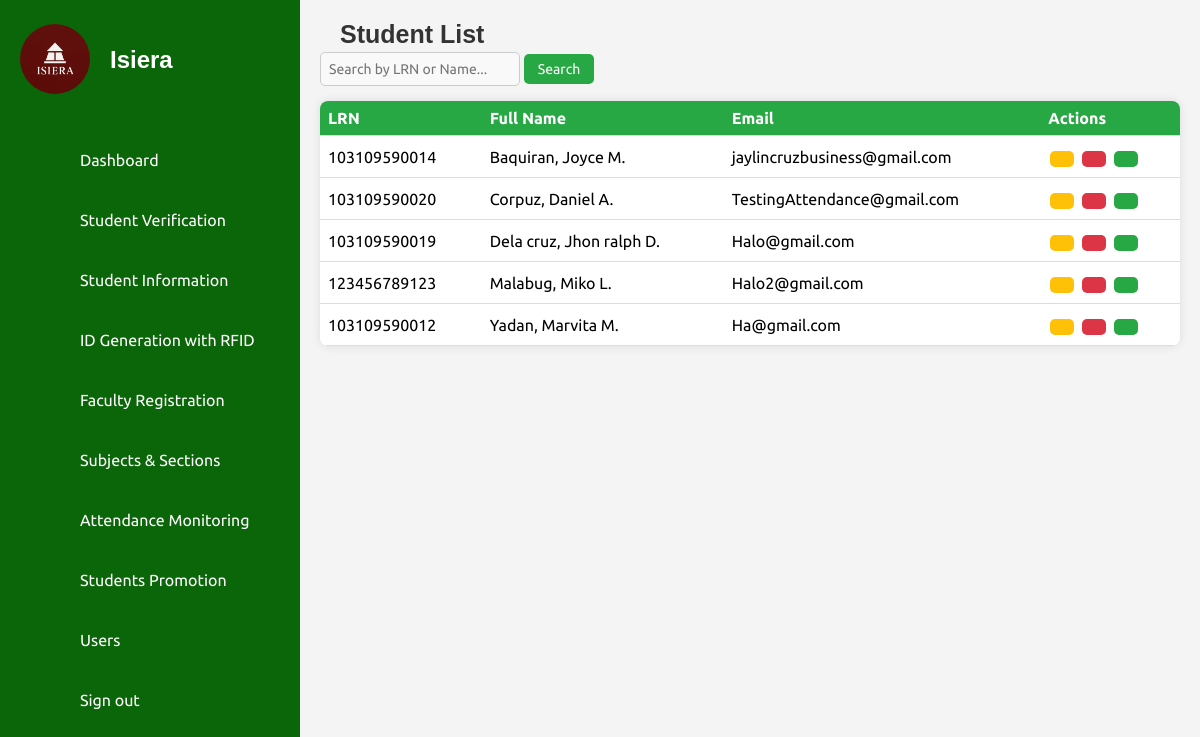
The page /isiera/details_student.php (signed in) on the database its author committed.
### tables this page shows
CREATE TABLE `students` (
  `id` int(11) NOT NULL,
  `first_name` varchar(50) NOT NULL,
  `middle_name` varchar(50) DEFAULT NULL,
  `last_name` varchar(50) NOT NULL,
  `lrn` varchar(12) NOT NULL,
  `date_of_birth` date NOT NULL,
  `gender` enum('Male','Female') NOT NULL,
  `citizenship` varchar(50) NOT NULL,
  `address` text NOT NULL,
  `contact_number` varchar(15) NOT NULL,
  `email` varchar(100) NOT NULL,
  `guardian_name` varchar(100) NOT NULL,
  `guardian_contact` varchar(15) NOT NULL,
  `guardian_address` varchar(250) NOT NULL,
  `guardian_relationship` varchar(50) NOT NULL,
  `elementary_school` varchar(100) NOT NULL,
  `year_graduated` year(4) NOT NULL,
  `birth_certificate` varchar(255) NOT NULL,
  `id_photo` varchar(255) NOT NULL,
  `good_moral` varchar(255) DEFAULT NULL,
  `student_signature` varchar(255) NOT NULL,
  `section` varchar(50) DEFAULT NULL,
  `school_year` varchar(9) NOT NULL,
  `grade_level` varchar(20) DEFAULT NULL,
  `student_type` enum('Regular Student','STI Student') DEFAULT NULL,
  `verified_at` timestamp NOT NULL DEFAULT current_timestamp(),
  `created_at` timestamp NOT NULL DEFAULT current_timestamp(),
  `rfid` varchar(50) DEFAULT NULL,
  `mobile_verified` tinyint(1) DEFAULT 0
);

### isiera/details_student.php (the view, shortened to what this page needs)
<?php
include('db_connection.php');
$query = "SELECT lrn,
    CONCAT(
        UPPER(LEFT(last_name, 1)), LOWER(SUBSTRING(last_name, 2)), ', ',
        UPPER(LEFT(first_name, 1)), LOWER(SUBSTRING(first_name, 2)), ' ',
        UPPER(LEFT(middle_name, 1)), '.'
    ) AS fullname,
    email, student_type
    FROM students
    WHERE 1=1";
$query .= " ORDER BY last_name ASC, first_name ASC, middle_name ASC";
$result = mysqli_query($conn, $query);
$students = [];
if (mysqli_num_rows($result) > 0) {
    $students = mysqli_fetch_all($result, MYSQLI_ASSOC);
}
?>
<!DOCTYPE html>
<html lang="en">
<head>
    <link rel="stylesheet" href="assets/css/style.css">
    <link rel="stylesheet" href="assets/css/profile.css">
</head>
<body>
<?php include('sidebar.php'); ?>
<div class="main-content">
    <h2>Student List</h2>
    <div class="search-container">
        <div class="left-search">
            <form id="searchForm" onsubmit="return handleSearch(event)">
                <input type="text" id="searchInput" placeholder="Search by LRN or Name...">
                <button type="submit">Search</button>
            </form>
        </div>
    </div>
    <table class="student-table" id="studentTable">
        <thead>
            <tr>
                <th>LRN</th>
                <th>Full Name</th>
                <th>Email</th>
                <th class="actions-header" style="position: relative;">
                    <div class="header-content">
                        <span>Actions</span>
                    </div>
                </th>
            </tr>
        </thead>
        <tbody id="studentTableBody">
            <?php if (!empty($students)): ?>
                <?php foreach ($students as $student): ?>
                    <tr data-type="<?= strtolower($student['student_type']) ?>">
                        <td><?= $student['lrn'] ?></td>
                        <td><?= $student['fullname'] ?></td>
                        <td><?= $student['email'] ?></td>
                        <td>
                            <button class='edit' title="Edit" onclick='showStudentModal("<?= $student['lrn'] ?>", "edit")'>
                            </button>
                            <button class='archive' title="Archive" onclick='archiveStudent("<?= $student['lrn'] ?>")'>
                            </button>
                            <button class='view' title="View" onclick='showStudentModal("<?= $student['lrn'] ?>", "view")'>
                            </button>
                        </td>
                    </tr>
                <?php endforeach; ?>
            <?php else: ?>
                <tr id="noDataRow"><td colspan="4">No data available.</td></tr>
            <?php endif; ?>
        </tbody>
    </table>
</div>
</body>
</html>

### isiera/assets/css/style.css (style rules this page uses)
* { font-family: 'Ubuntu', sans-serif; margin: 0; padding: 0; box-sizing: border-box; }
:root { --green: #0b6609; --white: #fff; --gray: #f5f5f5; --black1: #222; --black2: #999; }
body { min-height: 100vh; overflow-x: hidden; }
.main-content { margin-left: 300px; padding: 20px; background-color: #f4f4f4; min-height: 100vh; overflow-x: hidden; width: calc(100% - 300px); }
.main-content h2 { text-align: left; margin-left: 20px; font-family: 'Arial', sans-serif; font-weight: 600; color: #333; font-size: 25px; }
.search-container { display: flex; justify-content: space-between; align-items: flex-start; margin-bottom: 15px; flex-wrap: wrap; gap: 5px; }
.search-container input { width: 200px; padding: 8px; border: 1px solid #ccc; border-radius: 5px; font-size: 14px; }
.search-container button { padding: 7px 14px; background-color: #28a745; color: white; border: none; border-radius: 5px; cursor: pointer; font-size: 14px; }
.left-search { display: flex; gap: 10px; }
.student-table { width: 100%; border-collapse: collapse; background: white; border-radius: 8px; overflow: hidden; box-shadow: 0 0 10px rgba(0, 0, 0, 0.1); }
.student-table td { text-align: center; vertical-align: middle; padding: 10px; }
.student-table td button { display: inline-flex; padding: 8px 12px; margin: 2px; border: none; border-radius: 5px; font-size: 10px; cursor: pointer; transition: 0.3s; }
.student-table th, .student-table td { padding: 8px; text-align: left; border-bottom: 1px solid #ddd; }
.student-table th { background-color: #28a745; color: white; }
.edit { background-color: #ffc107 !important; color: black !important; }
.archive { background-color: #dc3545 !important; color: white !important; }
.view { background-color: #28a745 !important; color: white !important; }
.actions-header .header-content { display: flex; justify-content: space-between; align-items: center; width: 100%; }

### isiera/assets/css/profile.css (style rules this page uses)
input, select { padding: 10px; margin-top: 3px; border: 1px solid #bbb; border-radius: 5px; width: 100%; font-size: 14px; background-color: #f9f9f9; box-sizing: border-box; }

### rows shown on the page
students: lrn "103109590014", fullname "Baquiran, Joyce M.", email "jaylincruzbusiness@gmail.com"
students: lrn "103109590020", fullname "Corpuz, Daniel A.", email "TestingAttendance@gmail.com"
students: lrn "103109590019", fullname "Dela cruz, Jhon ralph D.", email "Halo@gmail.com"
students: lrn "123456789123", fullname "Malabug, Miko L.", email "Halo2@gmail.com"
students: lrn "103109590012", fullname "Yadan, Marvita M.", email "Ha@gmail.com"
